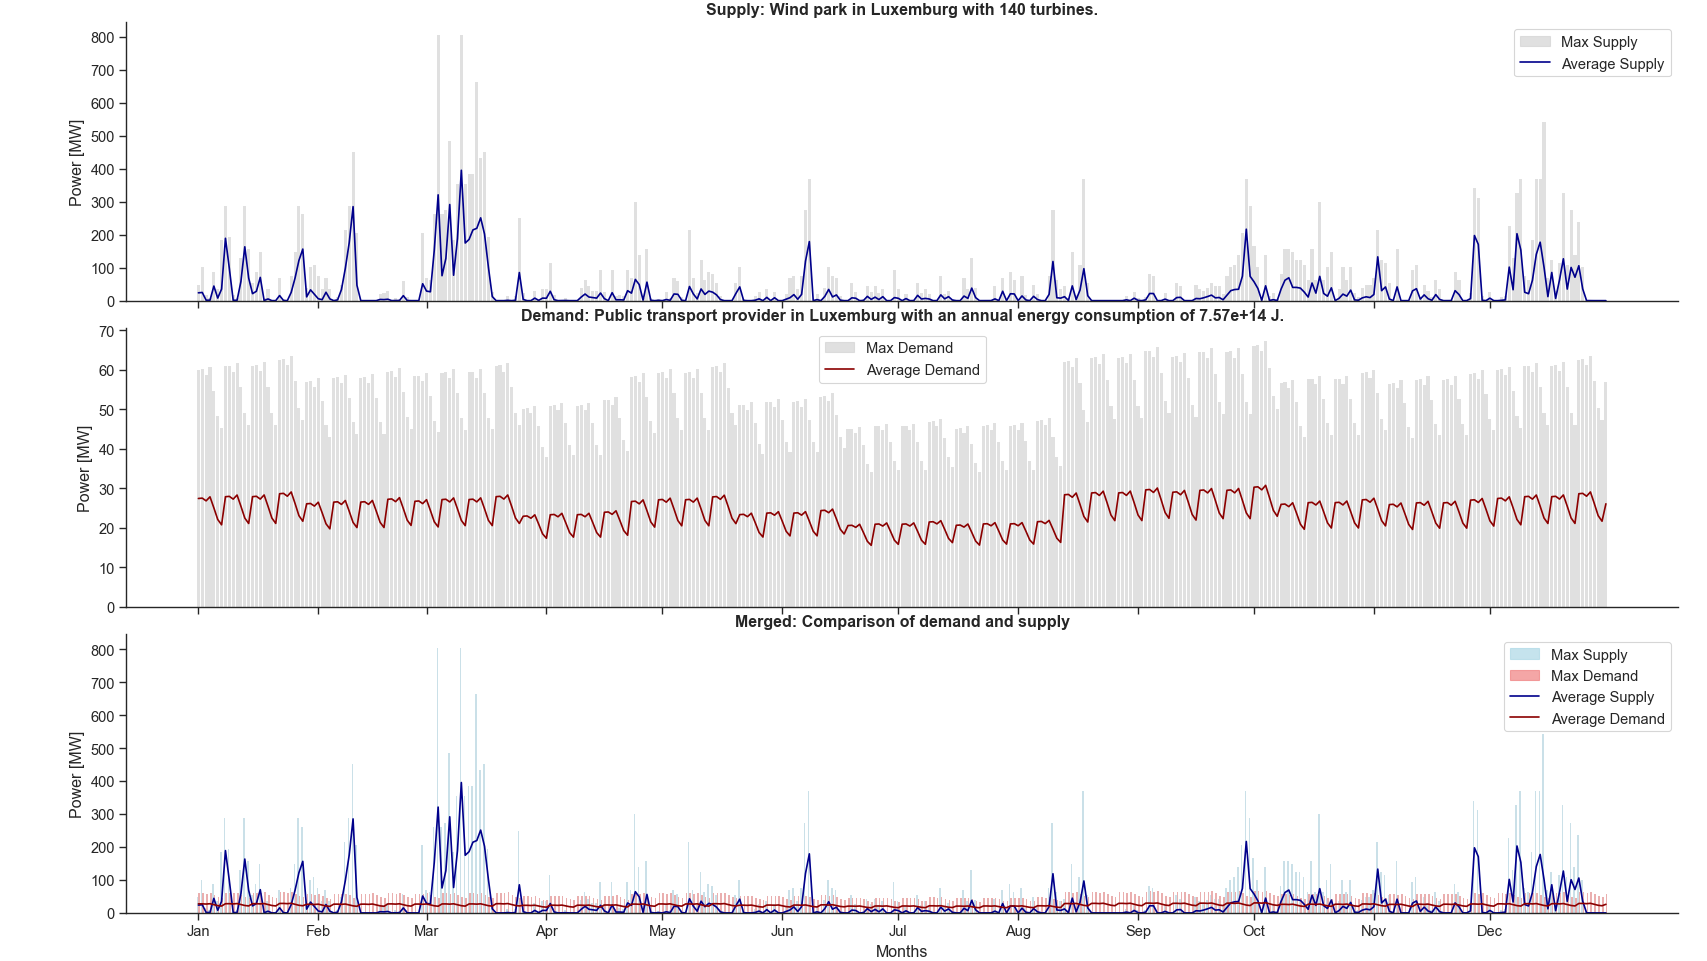

Reproduce this figure in Python.
import pandas as pd
import seaborn as sns
import matplotlib.pyplot as plt

# 1. Apply academic style using Seaborn
sns.set_theme(style="ticks", context="paper", font_scale=1.2)

# 2. Load the datasets
df_supply = pd.read_csv("Team38_supply.csv", skipinitialspace=True)
df_demand = pd.read_csv("Team38_demand.csv", skipinitialspace=True)

df_supply.columns = df_supply.columns.str.strip()
df_demand.columns = df_demand.columns.str.strip()

# 3. Group by discrete Days (matches the previous detailed daily representation spanning 365 Days)
df_supply['Time (Days)'] = (df_supply['time [s]'] // 86400).astype(int)
df_demand['Time (Days)'] = (df_demand['time [s]'] // 86400).astype(int)

# This preserves the full year density (365 exact daily points with Max backgrounds!)
supply_agg = df_supply.groupby('Time (Days)', observed=False)['power [MW]'].agg(Mean='mean', Max='max').reset_index()
demand_agg = df_demand.groupby('Time (Days)', observed=False)['power [MW]'].agg(Mean='mean', Max='max').reset_index()

# Extract merged frames
supply_agg['Type'] = 'Supply'
demand_agg['Type'] = 'Demand'
merged_agg = pd.concat([supply_agg, demand_agg], ignore_index=True)

# 4. Generate the Subplots
fig, axes = plt.subplots(3, 1, figsize=(10, 16), sharex=True)

# Subplot 1: Supply explicitly with 0 linewidth to prevent border crush on 365 bars
sns.barplot(data=supply_agg, x='Time (Days)', y='Max', color='lightgray', alpha=0.7, linewidth=0, ax=axes[0])
sns.lineplot(data=supply_agg, x='Time (Days)', y='Mean', color='darkblue', legend=False, errorbar=None, ax=axes[0])
axes[0].set_title('Supply: Wind park in Luxemburg with 140 turbines.', weight='bold')
axes[0].set_ylabel('Power [MW]')
axes[0].legend(handles=[
    plt.Rectangle((0,0),1,1, color='lightgray', alpha=0.7),
    plt.Line2D([], [], color='darkblue')
], labels=['Max Supply', 'Average Supply'])

# Subplot 2: Demand
sns.barplot(data=demand_agg, x='Time (Days)', y='Max', color='lightgray', alpha=0.7, linewidth=0, ax=axes[1])
sns.lineplot(data=demand_agg, x='Time (Days)', y='Mean', color='darkred', legend=False, errorbar=None, ax=axes[1])
axes[1].set_title('Demand: Public transport provider in Luxemburg with an annual energy consumption of 7.57e+14 J.', weight='bold')
axes[1].set_ylabel('Power [MW]')
axes[1].legend(handles=[
    plt.Rectangle((0,0),1,1, color='lightgray', alpha=0.7),
    plt.Line2D([], [], color='darkred')
], labels=['Max Demand', 'Average Demand'])

# Subplot 3: Merged Panel
sns.barplot(data=merged_agg, x='Time (Days)', y='Max', hue='Type', palette={'Supply': 'lightblue', 'Demand': 'lightcoral'}, alpha=0.7, linewidth=0, ax=axes[2])
sns.lineplot(data=merged_agg, x='Time (Days)', y='Mean', hue='Type', palette={'Supply': 'darkblue', 'Demand': 'darkred'}, legend=False, errorbar=None, ax=axes[2])
axes[2].set_title('Merged: Comparison of demand and supply', weight='bold')
axes[2].set_xlabel('Months')  # Set explicitly
axes[2].set_ylabel('Power [MW]')
axes[2].legend(handles=[
    plt.Rectangle((0,0),1,1, color='lightblue', alpha=0.7),
    plt.Rectangle((0,0),1,1, color='lightcoral', alpha=0.7),
    plt.Line2D([], [], color='darkblue'),
    plt.Line2D([], [], color='darkred')
], labels=['Max Supply', 'Max Demand', 'Average Supply', 'Average Demand'])

# Format x-axis accurately to display 'Month' labels directly over the raw 365 Days
month_starts = [0, 31, 59, 90, 120, 151, 181, 212, 243, 273, 304, 334]
month_names = ['Jan', 'Feb', 'Mar', 'Apr', 'May', 'Jun', 'Jul', 'Aug', 'Sep', 'Oct', 'Nov', 'Dec']
for ax in axes:
    ax.set_xticks(month_starts)
    ax.set_xticklabels(month_names)

sns.despine(fig)
plt.tight_layout()
plt.show()
